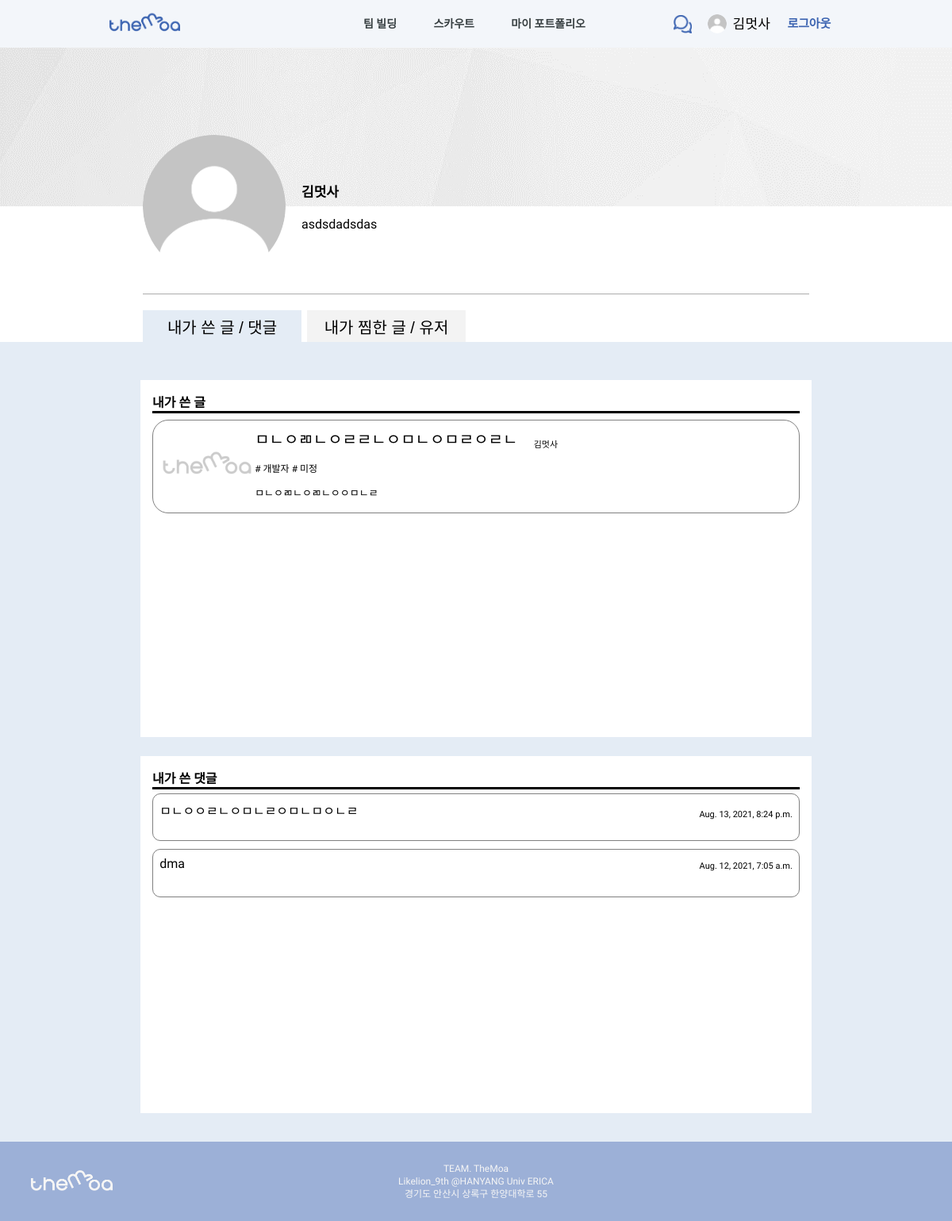
Screenshot of /mypage/2 (signed in) with the database file from the repository.
### users/models.py (models this page shows)
class User(AbstractUser):
    image = models.ImageField(default="image/users/none/profile_default.png", upload_to="image/users" , blank=True, null=False)
    name = models.CharField(default='', max_length=300)
    birth_date = models.DateField(default=timezone.now)
    address_sido = models.CharField(default='', choices=LOCATE_CHOICES, max_length=200)
    address_gungu = models.CharField(default='', max_length=200)
    career = models.CharField(default='0', max_length=200, choices=CAREER_CHOICES)
    state = models.CharField(default='', blank=True, null=False, max_length=200, choices=STATE_CHOICES)
    role = MultiSelectField(default='Etc', choices=ROLE_CHOICES, max_choices=4, max_length=200)
    intro = models.TextField(default="", blank=True, null=False)

### team_build/models.py (models this page shows)
class Recruit(models.Model):
    writer = models.CharField(default='', max_length=200)
    writer_username = models.CharField(default='', max_length=200)
    title = models.CharField(default='', max_length=300) # 프로젝트 한줄 설명으로 들어갈 것
    team_name = models.CharField(default='', max_length=200)
    service = models.CharField(default='', max_length=200)
    team_members = models.CharField(
        default='1',
        blank=True,
        null=False,
        max_length=200,
        choices=TEAM_MEMBERS_CHOICES
        )
    service_level = models.CharField(
        default='0',
        null=False,
        blank=True,
        max_length=200,
        choices=LEVEL_CHOICES
        )
    founding_date = models.DateField(default=timezone.now, null=False, blank=True)
    locate = models.CharField(default='', null=False, blank=True, max_length=2, choices=LOCATE_CHOICES)
    image = models.ImageField(
        default='image/team_build/none/img_default.png',
        upload_to="image/team_build/",
        blank=True,
        null=False
        )
    role = MultiSelectField(default='', choices=ROLE_CHOICES, max_choices=4, max_length=100)
    detail = models.TextField(blank=True, null=True)

class Comment(models.Model):
    recruit_id = models.ForeignKey(Recruit, on_delete=models.CASCADE, null=True)
    date = models.DateTimeField(auto_now_add=True)
    user = models.ForeignKey(User, on_delete=models.SET_NULL, null=True)
    content = models.TextField(max_length=200)

### mypage/views.py (the view)
# urls.py: path('mypage/', include('mypage.urls', namespace='mypage')),
def mypage(request, user_id):
    current_user = None
    if request.user.id:
        current_user = User.objects.get(pk=request.user.id)
    my_recruits = Recruit.objects.filter(writer_username=request.user).order_by('-id')
    my_comments = Comment.objects.filter(user=request.user).order_by('-id')
    objects = LikeRecruit.objects.filter(user=user_id)
    recruits = []
    for obj in objects:
        recruits.append(Recruit.objects.get(pk=obj.recruit_key.id))
    recruits = list(dict.fromkeys(recruits))
    objects = LikeUser.objects.filter(user=user_id)
    users = []
    for obj in objects:
        users.append(User.objects.get(pk=obj.user_key.id))
    users = list(dict.fromkeys(users))
    context = {
        'current_user':current_user,
        'my_recruits':my_recruits,
        'my_comments':my_comments,
        'recruits':recruits,
        'users':users,
    }
    return render(request, 'mypage/mypage.html', context)

### templates/mypage/mypage.html (shortened to what this page needs)
{% extends '../base.html' %}
    {% load static %}
    {% block extrahead %}
    <link rel="stylesheet" href="{% static 'css/base.css' %}">
    <link rel="stylesheet" href="../../static/css/mypage/mypage.css">
    {% endblock %}
{% block content %}
    <div class="mypage-background-img"></div>
    <div class="profile-box">
        <div class="profile-img-big">
            <img src="../../media/{{user.image}}">
        </div>
        <div class="profile-content">
             <div class="profile-content-item" style="font-size: 17px; font-weight: bold;">{{user.name}}</div>
             <div class="profile-content-item">{{user.intro}}</div>
       </div>
    </div>
    <div class="content-menu-box">
        <button class="content-menu-btn" box_id="1" onclick="menuBtn(this)" style="background-color: rgba(228, 236, 245, 1);">내가 쓴 글 / 댓글</button>
        <button class="content-menu-btn" box_id="2" onclick="menuBtn(this)">내가 찜한 글 / 유저</button>
    </div>
    <div class="content-back">
        <div class="content-box box1">
            <div class="content-box-container">
                <div class="content-box-title">내가 쓴 글</div>
                {% for recruit in my_recruits %}
                    <div class="content-box-item" onclick="location.href='/recruit/{{recruit.id}}/'">
                        <div class="content-box-item-img" style="background-image: url('../../media/{{recruit.image}}');"></div>
                        <div class="col">
                            <div class="row">
                                <div class="title">{{recruit.title}}</div>
                                <div class="writer">{{recruit.writer}}</div>
                            </div>
                            <div class="role-location"># {{recruit.get_role_display}} # {{recruit.get_locate_display}}</div>
                            <div class="detail">{{recruit.detail}}</div>
                        </div>
                    </div>
                {% endfor %}
            </div>
            <div class="content-box-container">
                <div class="content-box-title">내가 쓴 댓글</div>
                {% for comment in my_comments %}
                    <div class="content-box-item comment" onclick="location.href='/recruit/{{comment.recruit_id.id}}/'">
                        <div class="row">
                            <div class="comment-content">{{comment.content}}</div>
                            <div class="comment-date">{{comment.date}}</div>
                        </div>
                    </div>
                {% endfor %}
            </div>
        </div>
    </div>
{% endblock %}

### templates/base.html (shortened to what this page needs)
<!DOCTYPE html>
<html lang="en">
<head>
    {% load static %}
    <link rel="stylesheet" href="../../../static/css/base.css">
    {% block extrahead %}
    {% endblock %}
</head>
<body>
    <header>
        <nav class="nav-container">
            <ul class="nav-wrapper">
                <li class="logo">
                    <a href="{% url 'main:main' %}">
                        <div class="logo-img" style="background-image: url('../../../static/img/logo.png');"></div>
                    </a>
                </li>
                <li class="url-container">
                    <a href="{% url 'team_build:team_build' %}">팀 빌딩</a>
                    <a href="{% url 'scout:user' %}">스카우트</a>
                    <a href="{% if user.is_authenticated %} {% url 'mypf:profile' user.id %} {% else %} {% url 'users:login' %} {% endif %}">마이 포트폴리오</a>
                </li>
                <li class="{% if user.is_authenticated %} user-container {% endif %}">
                    <a href="{% if user.is_authenticated %} {% if user.is_authenticated %} {% url 'chat:index' %} {% else %} {% url 'users:login' %} {% endif %} {% else %} {% url 'users:login' %} {% endif %}">
                        {% if user.is_anonymous %}
                        <div class="chat-img anonymous"></div>
                        {% else %}
                        <div class="chat-img"></div>
                        {% endif %}
                    </a>
                    {% if user.is_authenticated %}
                    <div class="profile-img"></div>
                    <a class="user-name"href="{% url 'mypage:mypage' user.id %}">{{user.name}}</a>
                    <a class="logout" href="{% url 'users:logout' %}">로그아웃</a>
                    {% else %}
                    <a class="btn login" href="{% url 'users:login' %}">로그인</a>
                    <a class="btn signup" href="{% url 'users:signup' %}">회원가입</a>
                    {% endif %}
                </li>
            </ul>
        </nav>
    </header>
    {% block content %}
    {% endblock %}
    <footer>
        <div>
            <div class="footer-img" style="background-image: url('../../../static/img/footer_logo.png');"></div>
        </div>
        <div>
            <p>TEAM. TheMoa <br>
                Likelion_9th @HANYANG Univ ERICA <br>
                경기도 안산시 상록구 한양대학로 55</p>
        </div>
    </footer>
</body>
</html>

### static/css/base.css (style rules this page uses)
body, html { margin: 0; padding : 0; font-family: 'Mulish', sans-serif; }
a { text-decoration: none; }
.nav-container { display: flex; align-items: center; justify-content: center; background-color: #F3F6FA; width: 100%; height: 60px; }
.logo { float: left; }
.logo-img { width: 116px; height: 32px; background-repeat: no-repeat; background-size: contain; }
.nav-wrapper { display: flex; align-items: center; justify-content: space-between; width: 77vw; height: 42px; padding: 0; margin: 0; list-style-type: none; }
.url-container { display: flex; justify-content: space-between; width: 280px; margin: 0 0 0 10%; }
.url-container > a { overflow: hidden; text-overflow: ellipsis; display: -webkit-box; -webkit-line-clamp: 1; -webkit-box-orient: vertical; word-wrap: break-word; color: #373F41; font-weight: 600; font-size: 14px; line-height: 18px; }
.user-container { width: 23%; display: flex; align-items: center; }
.chat-img { width: 23px; height: 23px; margin-right: 20px; background-image: url('../img/nav_chat.png'); background-repeat: no-repeat; background-size: cover; }
.profile-img { width: 24px; height: 24px; margin-right: 7px; border-radius: 50%; background-repeat: no-repeat; background-size: cover; }
.user-container > .user-name { overflow: hidden; text-overflow: ellipsis; display: -webkit-box; -webkit-line-clamp: 1; -webkit-box-orient: vertical; word-wrap: break-word; color: #000000; font-weight: normal; font-size: 17px; line-height: 40px; }
.user-container > .logout { margin-left: 10%; font-weight: bold; font-size: 15px; line-height: 18px; letter-spacing: -0.01em; color: #3C64B1; }
footer { display: flex; align-items: center; width: 100%; height: 100px; background: #9CB0D7; }
footer > div { display: flex; align-items: center; justify-content: center; float: left; height: 100%; text-align: center; }
footer > div:first-child { width: 15%; }
footer > div:nth-child(2) { width: 70%; font-size: 12px; line-height: 16px; color: #F5F5F5; }
.footer-img { margin: auto; width: 103px; height: 29px; background-size: contain; background-repeat: no-repeat; }

### rows the page displays
User: name "김멋사", image (placeholder picture), intro "asdsdadsdas"
Recruit: image (placeholder picture), title "ㅁㄴㅇㄻㄴㅇㄹㄹㄴㅇㅁㄴㅇㅁㄹㅇㄹㄴ", writer "김멋사", role "개발자", locate "미정", detail "ㅁㄴㅇㄻㄴㅇㄻㄴㅇㅇㅁㄴㄹ"
Comment: content "ㅁㄴㅇㅇㄹㄴㅇㅁㄴㄹㅇㅁㄴㅁㅇㄴㄹ", date "Aug. 13, 2021, 8:24 p.m."
Comment: content "dma", date "Aug. 12, 2021, 7:05 a.m."
